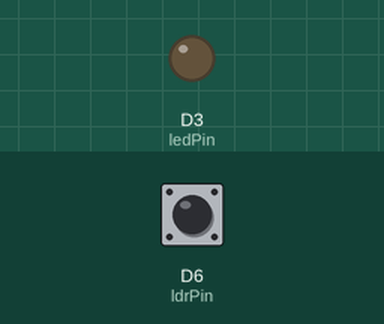
The sketch below on a simulated ESP8266 (NodeMCU). On the bench: output pins drawn as LEDs (lit = HIGH). Dashed ring = blinking. The inputs (shaded band) are chosen by the test bench; at power-on: D6 (ldrPin) LOW. What the sketch prints to the serial monitor is not drawn.

Above: at 1.2 s.
1.3 s: D6 (ldrPin) driven HIGH
At 2.4 s:
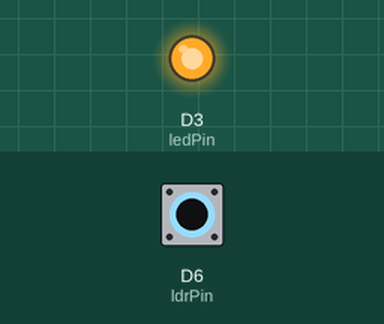
2.8 s: D6 (ldrPin) driven LOW
At 3.6 s:
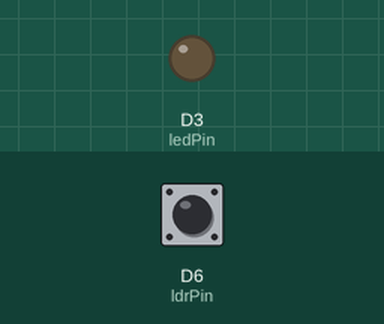
5.8 s: D6 (ldrPin) pulsed HIGH 2 times (0.12 s each, 0.3 s apart)
At 5.86 s:
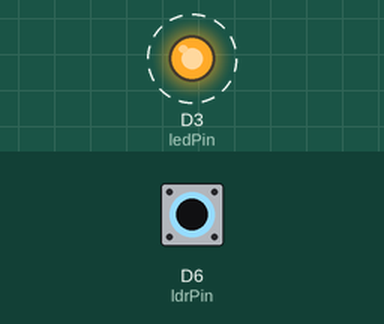
9.4 s: D6 (ldrPin) pulsed HIGH 5 times (0.12 s each, 0.3 s apart)
At 11.4 s:
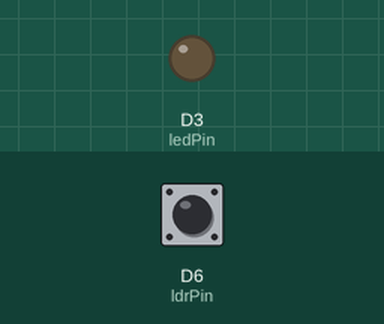
Timing chart, 0 to 12.9 s (numbered marks = the images above; inputs shaded):
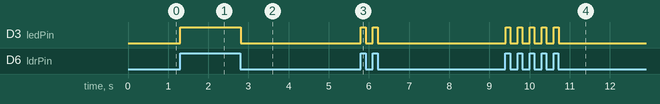

Measured:
- after the input at 1.3 s, D3 (ledPin): LOW → HIGH at once
- after the input at 2.8 s, D3 (ledPin): HIGH → LOW at once
- after the input at 5.8 s, D3 (ledPin): alternates HIGH for 0.12 s and LOW for 0.18 s, 4 changes in all, then stays LOW, starting at once
- after the input at 9.4 s, D3 (ledPin): alternates HIGH for 0.12 s and LOW for 0.18 s, 10 changes in all, then stays LOW, starting at once

The sketch:

lab8_1.ino
```cpp
const int ledPin = D3;
const int ldrPin = D6;

void setup() {
  Serial.begin(112500);
  pinMode(ledPin, OUTPUT);
  pinMode(ldrPin, INPUT);
}

void loop() {
  int ldrStatus = digitalRead(ldrPin);

  if (ldrStatus == 1) {
    digitalWrite(ledPin, HIGH);
    Serial.println("LDR --> Dark, LED --> ON");
  } else {
    digitalWrite(ledPin, LOW);
    Serial.println("LDR --> Bright, LED --> OFF");
  }
}
```
